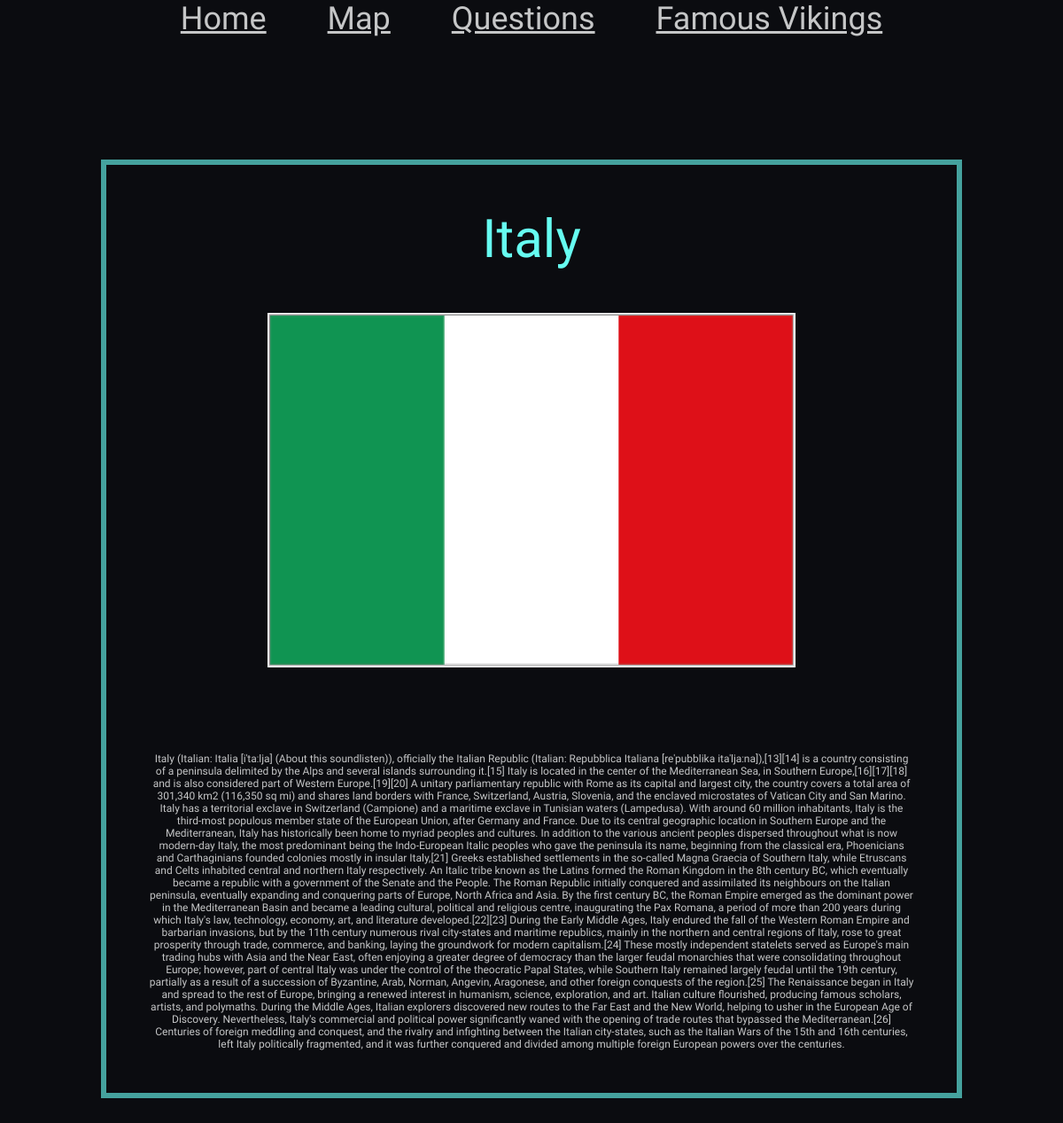
/2, run on the app's committed database.
### models.py (models this page shows)
class Location(db.Model):
    __tablename__ = "Location"
    id = db.Column(db.Integer, primary_key=True, autoincrement=True)
    name = db.Column(db.String(225), unique=True)
    desc = db.Column(db.String(225))
    flag = db.Column(db.String(225))
    faction = db.relationship('Location_Faction', back_populates='locations')

### main.py (the view)
@app.route('/<int:id>', methods=['POST', 'GET'])  # getting what comment goes where
def click_map(id):
    if id > 41:
        return render_template('404.html')
    id = int(id) + 1
    location = models.Location.query.filter_by(id = id)
    print(location)
    return render_template('faction.html', page_title="create" , location = location)

### templates/faction.html
{% extends 'layout.html' %}
{% block content %}
{% for locations in location %}
  <div class = "wrapper_click">
      <div class = "click_title">
        <p>  {{locations.name }} </p>
      </div>
      <div class = "click_img">
         <img src="/static/image/{{locations.flag}}">
      </div>
      <div class = "writing">
        <p> {{locations.desc}} </p>
      </div>
  </div>
{% endfor %}
{% endblock %}

### static/css/style.css (style rules this page uses)
:root { --clr-primary: #0B0C10; --clr-neutral: #C5C6C7; --clr-neutral-100: #45A29E; --clr-neutral-200: #66FCF1; --font-family: 'Squada One', cursive; }
body, h1, h2, p { margin: 0; }
p, input { font-family: var(--font-family); font-size: 1vw; }
#overall { background-color: var(--clr-primary); overflow-x: hidden; }
.wrapper_click { width:80%; height:flex; border: 0.5vw solid var(--clr-neutral-100); margin: auto; margin-top:10%; margin-bottom: 10%; text-align: center; }
.click_title { padding: 5% 0 5% 0; }
.click_title p { color: var(--clr-neutral-200); font-size: 5vw; }
.click_img img { max-width:80%; height: 50%; margin-bottom: 5%; }
.writing { color: var(--clr-neutral); padding:5% 5% 5% 5%; }

### data on the page
Location: name "Italy", flag (picture), desc "Italy (Italian: Italia [iˈtaːlja] (About this soundlisten)), officially the Italian Republic (Italian: Repubblica Italiana [reˈpubblika itaˈljaːna]),[13][14] is a country consisting of a peninsula delimited by the Alps and several islands surrounding it.[15] Italy is located in the center of the Mediterranean Sea, in Southern Europe,[16][17][18] and is also considered part of Western Europe.[19][20] A unitary parliamentary republic with Rome as its capital and largest city, the country covers a total area of 301,340 km2 (116,350 sq mi) and shares land borders with France, Switzerland, Austria, Slovenia, and the enclaved microstates of Vatican City and San Marino. Italy has a territorial…"
